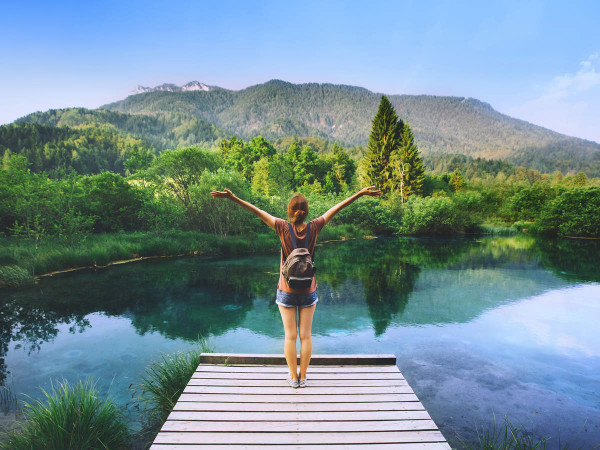
#> input picture nature.jpg, 600 x 450 px
$ python color_hist.py
#> lines starting #> are read from the running program, lines starting #| are printed output that depends on the picture
import cv2
import numpy as np
import matplotlib.pyplot as plt

image = cv2.imread('nature.jpg')
#> image is the input picture: shape (450, 600, 3); mean B, G, R 147.9, 141.5, 116.6
b, g, r = cv2.split(image)
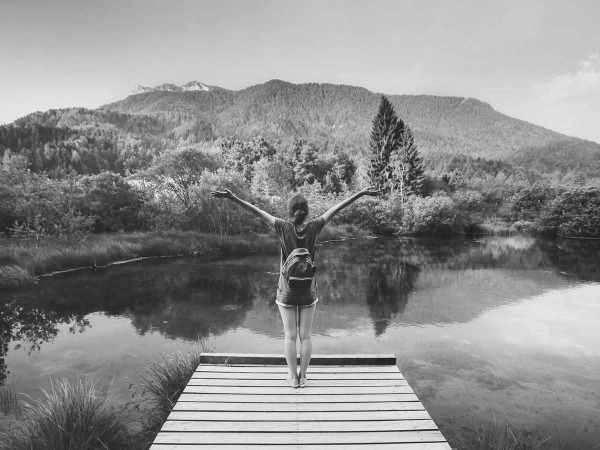
#> g: shape (450, 600); min 25, max 254, mean 141.5
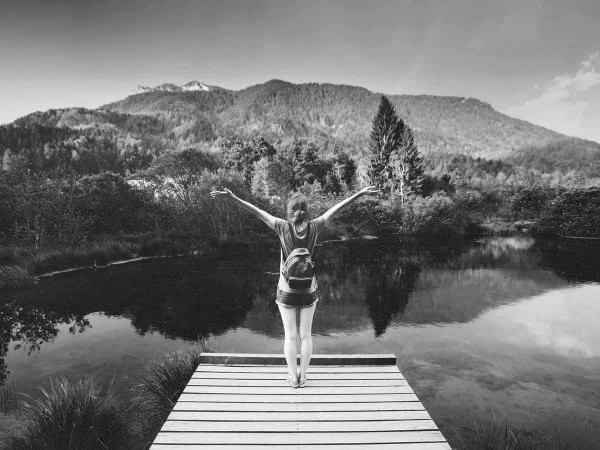
#> r: shape (450, 600); min 12, max 255, mean 116.6

image_hsv = cv2.cvtColor(image, cv2.COLOR_BGR2HSV)
#> image_hsv: shape (450, 600, 3); mean H, S, V 86.7, 86.7, 162.5

h, s, v = cv2.split(image_hsv)
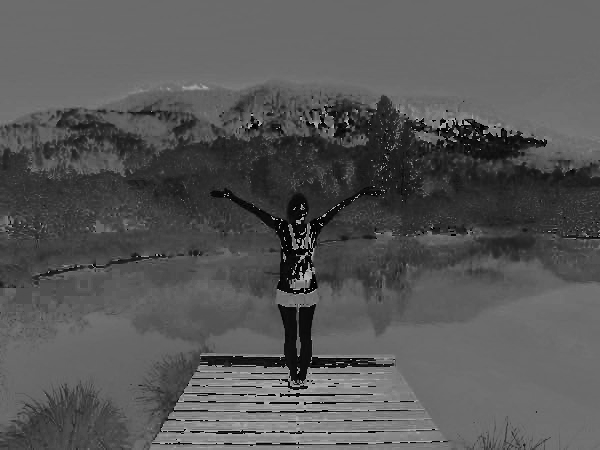
#> h: shape (450, 600); min 0, max 179, mean 86.7
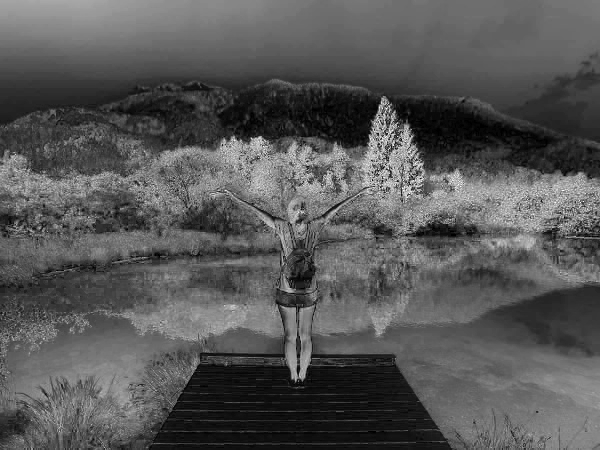
#> s: shape (450, 600); min 0, max 255, mean 86.7

v = cv2.equalizeHist(v)
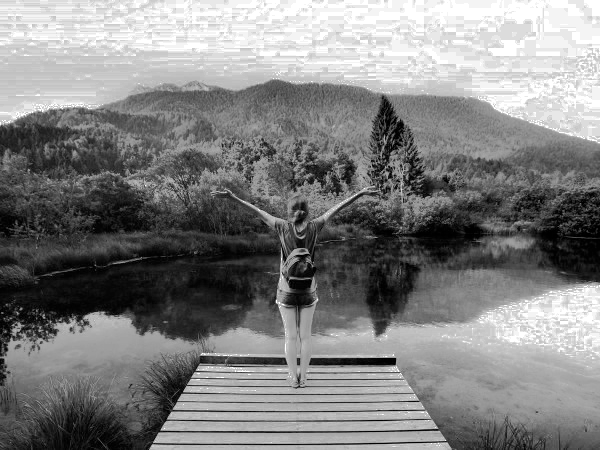
#> v: shape (450, 600); min 0, max 255, mean 129
merged_hsv = cv2.merge([h, s, v])
#> merged_hsv: shape (450, 600, 3); mean H, S, V 86.7, 86.7, 129

bgr_enhanced = cv2.cvtColor(merged_hsv, cv2.COLOR_HSV2BGR)
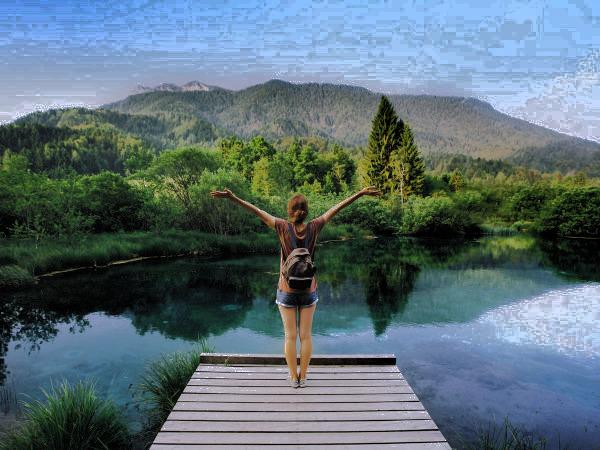
#> bgr_enhanced: shape (450, 600, 3); mean B, G, R 118.4, 110.8, 91.5

cv2.imshow('Original image', image)

cv2.imshow('Enhanced image', bgr_enhanced)
hist = cv2.calcHist([b], [0], None, [256], [0, 256])
#> hist = 256 values, max 13310 at index 253, min 2 at index 1, mean 1054.7
plt.plot(hist)

hist = cv2.calcHist([g], [0], None, [256], [0, 256])
#> hist = 256 values, max 4425 at index 198, min 0 at index 0, mean 1054.7
plt.plot(hist)

hist = cv2.calcHist([r], [0], None, [256], [0, 256])
#> hist = 256 values, max 3014 at index 36, min 0 at index 0, mean 1054.7
plt.plot(hist)

plt.show()
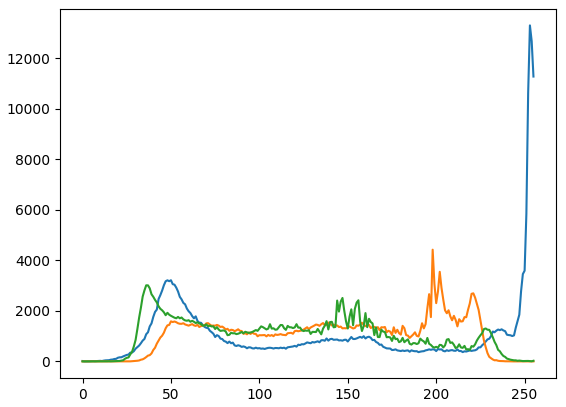
#> figure drawn by matplotlib, 1 panel; curve peaks at x = 253, y = 13310; curve peaks at x = 198, y = 4425; curve peaks at x = 36, y = 3014

cv2.waitKey(0)
cv2.destroyAllWindows()
